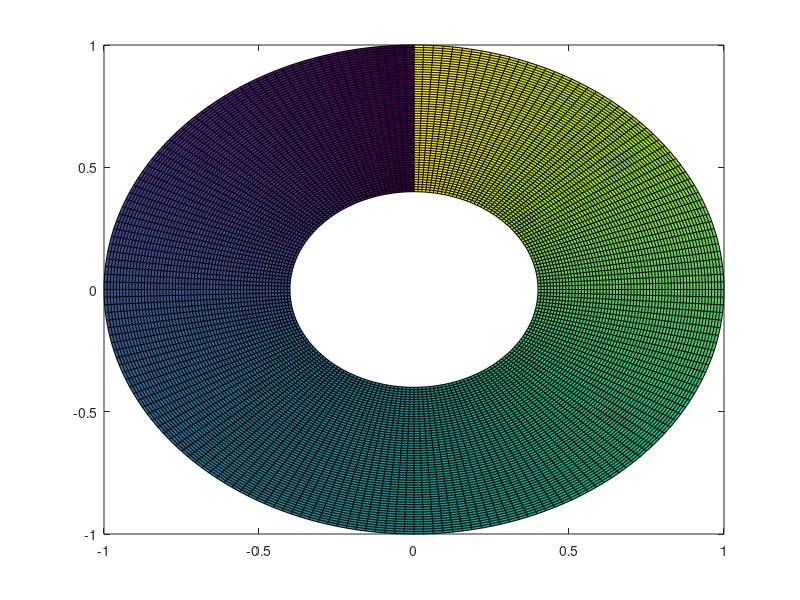

MATLAB code for this plot: (Note: this script raises an error after producing the figure.)
function colorwheel()

n = 100;
r = (40:n)'/n;
theta = pi*(-n:n)/n - pi/2;
X = r*cos(theta);
Y = r*sin(theta);
C = (0*r + 1)*theta;

h = pcolor(X,Y,C);
h.LineStyle = 'none';
axis equal tight;
axis off;

end

